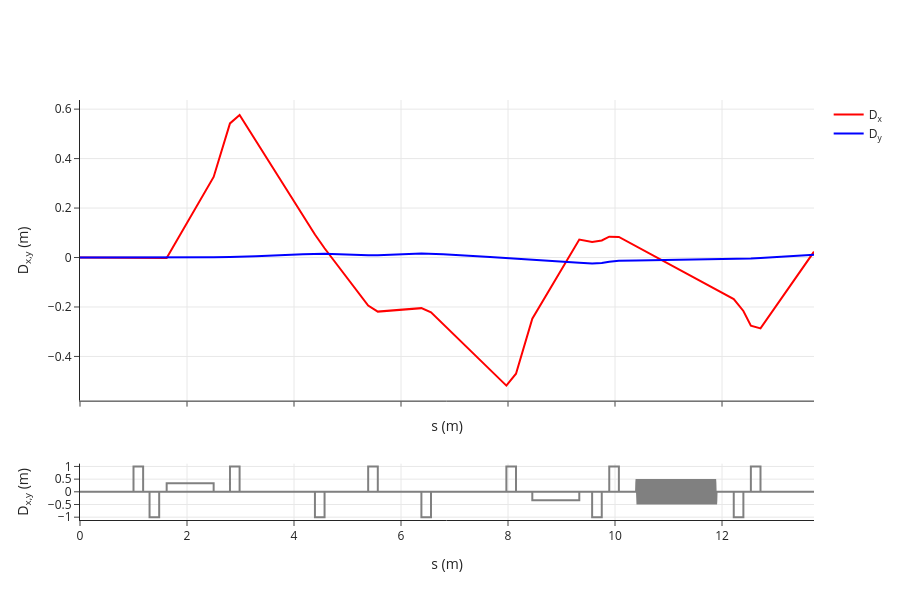

Write notebook code for a chart like this one.
### Markdown cell above
## 10. Plot Dispersion Functions
Visualize the dispersion functions.

### Code cell
visualizer.plot_dispersion()
